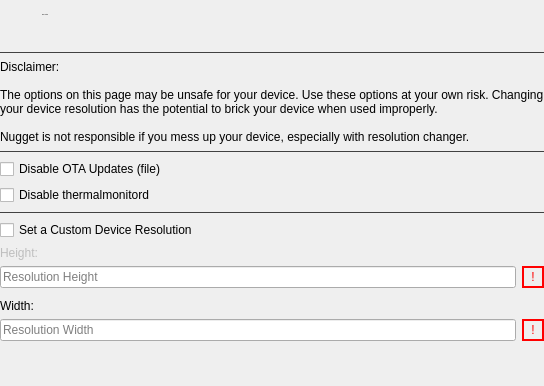
            <widget class="QWidget" name="advancedOptionsPage">
             <layout class="QVBoxLayout" name="verticalLayout_14">
              <property name="leftMargin">
               <number>0</number>
              </property>
              <property name="topMargin">
               <number>0</number>
              </property>
              <property name="rightMargin">
               <number>0</number>
              </property>
              <property name="bottomMargin">
               <number>0</number>
              </property>
              <item>
               <widget class="QWidget" name="horizontalWidget_5" native="true">
                <layout class="QHBoxLayout" name="horizontalLayout_20">
                 <property name="spacing">
                  <number>10</number>
                 </property>
                 <property name="leftMargin">
                  <number>0</number>
                 </property>
                 <property name="topMargin">
                  <number>9</number>
                 </property>
                 <property name="rightMargin">
                  <number>0</number>
                 </property>
                 <property name="bottomMargin">
                  <number>9</number>
                 </property>
                 <item>
                  <widget class="QToolButton" name="toolButton_10">
                   <property name="enabled">
                    <bool>false</bool>
                   </property>
                   <property name="styleSheet">
                    <string notr="true">QToolButton {
	icon-size: 24px;
	background-color: transparent;
	padding-left: 0px;
	padding-right: 5px;
	border-radius: 0px;
}</string>
                   </property>
                   <property name="icon">
                    <iconset>
                     <normaloff>:/icon/star.svg</normaloff>:/icon/star.svg</iconset>
                   </property>
                  </widget>
                 </item>
                 <item>
                  <widget class="QWidget" name="verticalWidget_4" native="true">
                   <layout class="QVBoxLayout" name="verticalLayout_12">
                    <property name="spacing">
                     <number>6</number>
                    </property>
                    <property name="leftMargin">
                     <number>0</number>
                    </property>
                    <property name="topMargin">
                     <number>0</number>
                    </property>
                    <property name="rightMargin">
                     <number>0</number>
                    </property>
                    <property name="bottomMargin">
                     <number>0</number>
                    </property>
                    <item>
                     <widget class="QLabel" name="advancedOptionsLbl">
                      <property name="font">
                       <font>
                        <pointsize>-1</pointsize>
                        <bold>false</bold>
                       </font>
                      </property>
                      <property name="text">
                       <string>Risky Options</string>
                      </property>
                     </widget>
                    </item>
                    <item>
                     <spacer name="verticalSpacer_18">
                      <property name="orientation">
                       <enum>Qt::Vertical</enum>
                      </property>
                      <property name="sizeType">
                       <enum>QSizePolicy::Fixed</enum>
                      </property>
                      <property name="sizeHint" stdset="0">
                       <size>
                        <width>20</width>
                        <height>16</height>
                       </size>
                      </property>
                     </spacer>
                    </item>
                   </layout>
                  </widget>
                 </item>
                 <item>
                  <spacer name="horizontalSpacer_7">
                   <property name="orientation">
                    <enum>Qt::Horizontal</enum>
                   </property>
                   <property name="sizeHint" stdset="0">
                    <size>
                     <width>40</width>
                     <height>20</height>
                    </size>
                   </property>
                  </spacer>
                 </item>
                </layout>
               </widget>
              </item>
              <item>
               <widget class="Line" name="line_12">
                <property name="styleSheet">
                 <string notr="true">QFrame {
	color: #414141;
}</string>
                </property>
                <property name="frameShadow">
                 <enum>QFrame::Plain</enum>
                </property>
                <property name="orientation">
                 <enum>Qt::Horizontal</enum>
                </property>
               </widget>
              </item>
              <item>
               <widget class="QWidget" name="advancedOptionsPageContent" native="true">
                <property name="enabled">
                 <bool>true</bool>
                </property>
                <layout class="QVBoxLayout" name="verticalLayout_13">
                 <property name="leftMargin">
                  <number>0</number>
                 </property>
                 <property name="topMargin">
                  <number>0</number>
                 </property>
                 <property name="rightMargin">
                  <number>0</number>
                 </property>
                 <property name="bottomMargin">
                  <number>0</number>
                 </property>
                 <item>
                  <widget class="QLabel" name="label_17">
                   <property name="text">
                    <string>Disclaimer:

The options on this page may be unsafe for your device. Use these options at your own risk. Changing
your device resolution has the potential to brick your device when used improperly.

Nugget is not responsible if you mess up your device, especially with resolution changer.</string>
                   </property>
                  </widget>
                 </item>
                 <item>
                  <widget class="Line" name="line_19">
                   <property name="styleSheet">
                    <string notr="true">QFrame {
	color: #414141;
}</string>
                   </property>
                   <property name="frameShadow">
                    <enum>QFrame::Plain</enum>
                   </property>
                   <property name="orientation">
                    <enum>Qt::Horizontal</enum>
                   </property>
                  </widget>
                 </item>
                 <item>
                  <widget class="QCheckBox" name="disableOTAChk">
                   <property name="toolTip">
                    <string>Uses the file method. Recommended to disable the daemon instead in the Daemons tab.</string>
                   </property>
                   <property name="text">
                    <string>Disable OTA Updates (file)</string>
                   </property>
                  </widget>
                 </item>
                 <item>
                  <widget class="QCheckBox" name="thermalmonitordChk">
                   <property name="toolTip">
                    <string>Disables temperature monitoring daemon to reduce system checks.

Warning: Disabling will cause the battery to show &quot;Unknown Part&quot; or &quot;Unverified&quot; in Settings.</string>
                   </property>
                   <property name="text">
                    <string>Disable thermalmonitord</string>
                   </property>
                  </widget>
                 </item>
                 <item>
                  <widget class="Line" name="line_18">
                   <property name="styleSheet">
                    <string notr="true">QFrame {
	color: #414141;
}</string>
                   </property>
                   <property name="frameShadow">
                    <enum>QFrame::Plain</enum>
                   </property>
                   <property name="orientation">
                    <enum>Qt::Horizontal</enum>
                   </property>
                  </widget>
                 </item>
                 <item>
                  <widget class="QCheckBox" name="enableResolutionChk">
                   <property name="toolTip">
                    <string>Set a custom device screen resolution.</string>
                   </property>
                   <property name="text">
                    <string>Set a Custom Device Resolution</string>
                   </property>
                  </widget>
                 </item>
                 <item>
                  <widget class="QWidget" name="resChangerContent" native="true">
                   <property name="enabled">
                    <bool>true</bool>
                   </property>
                   <layout class="QVBoxLayout" name="verticalLayout_35">
                    <property name="leftMargin">
                     <number>0</number>
                    </property>
                    <property name="topMargin">
                     <number>0</number>
                    </property>
                    <property name="rightMargin">
                     <number>0</number>
                    </property>
                    <property name="bottomMargin">
                     <number>0</number>
                    </property>
                    <item>
                     <widget class="QLabel" name="resHeightLbl">
                      <property name="enabled">
                       <bool>false</bool>
                      </property>
                      <property name="text">
                       <string>Height:</string>
                      </property>
                     </widget>
                    </item>
                    <item>
                     <layout class="QHBoxLayout" name="horizontalLayout_9">
                      <property name="bottomMargin">
                       <number>5</number>
                      </property>
                      <item>
                       <widget class="QLineEdit" name="resHeightTxt">
                        <property name="enabled">
                         <bool>true</bool>
                        </property>
                        <property name="placeholderText">
                         <string>Resolution Height</string>
                        </property>
                       </widget>
                      </item>
                      <item>
                       <widget class="QLabel" name="resHeightWarningLbl">
                        <property name="minimumSize">
                         <size>
                          <width>22</width>
                          <height>0</height>
                         </size>
                        </property>
                        <property name="styleSheet">
                         <string notr="true">QLabel {
		border: 2px solid red;
		border-radius: 25px;
		color: red;
}</string>
                        </property>
                        <property name="frameShape">
                         <enum>QFrame::NoFrame</enum>
                        </property>
                        <property name="frameShadow">
                         <enum>QFrame::Plain</enum>
                        </property>
                        <property name="text">
                         <string>!</string>
                        </property>
                        <property name="scaledContents">
                         <bool>false</bool>
                        </property>
                        <property name="alignment">
                         <set>Qt::AlignCenter</set>
                        </property>
                       </widget>
                      </item>
                     </layout>
                    </item>
                    <item>
                     <widget class="QLabel" name="resWidthLbl">
                      <property name="text">
                       <string>Width:</string>
                      </property>
                     </widget>
                    </item>
                    <item>
                     <layout class="QVBoxLayout" name="resolutionContent">
                      <property name="bottomMargin">
                       <number>0</number>
                      </property>
                      <item>
                       <layout class="QHBoxLayout" name="horizontalLayout_10">
                        <property name="bottomMargin">
                         <number>5</number>
                        </property>
                        <item>
                         <widget class="QLineEdit" name="resWidthTxt">
                          <property name="placeholderText">
                           <string>Resolution Width</string>
                          </property>
                         </widget>
                        </item>
                        <item>
                         <widget class="QLabel" name="resWidthWarningLbl">
                          <property name="minimumSize">
                           <size>
                            <width>22</width>
                            <height>0</height>
                           </size>
                          </property>
                          <property name="styleSheet">
                           <string notr="true">QLabel {
		border: 2px solid red;
		border-radius: 25px;
		color: red;
}</string>
                          </property>
                          <property name="text">
                           <string>!</string>
                          </property>
                          <property name="alignment">
                           <set>Qt::AlignCenter</set>
                          </property>
                         </widget>
                        </item>
                       </layout>
                      </item>
                     </layout>
                    </item>
                   </layout>
                  </widget>
                 </item>
                 <item>
                  <spacer name="verticalSpacer_6">
                   <property name="orientation">
                    <enum>Qt::Vertical</enum>
                   </property>
                   <property name="sizeHint" stdset="0">
                    <size>
                     <width>20</width>
                     <height>40</height>
                    </size>
                   </property>
                  </spacer>
                 </item>
                </layout>
               </widget>
              </item>
             </layout>
            </widget>
